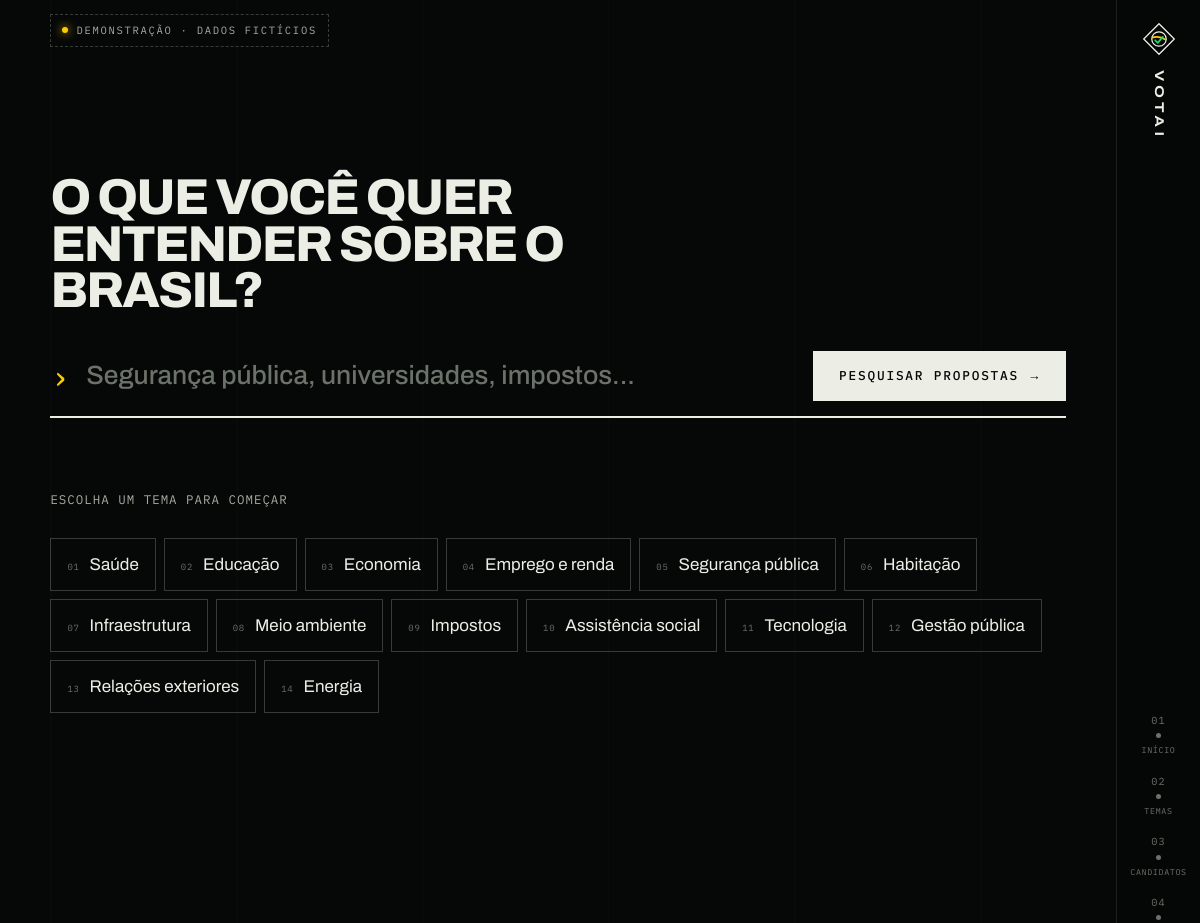
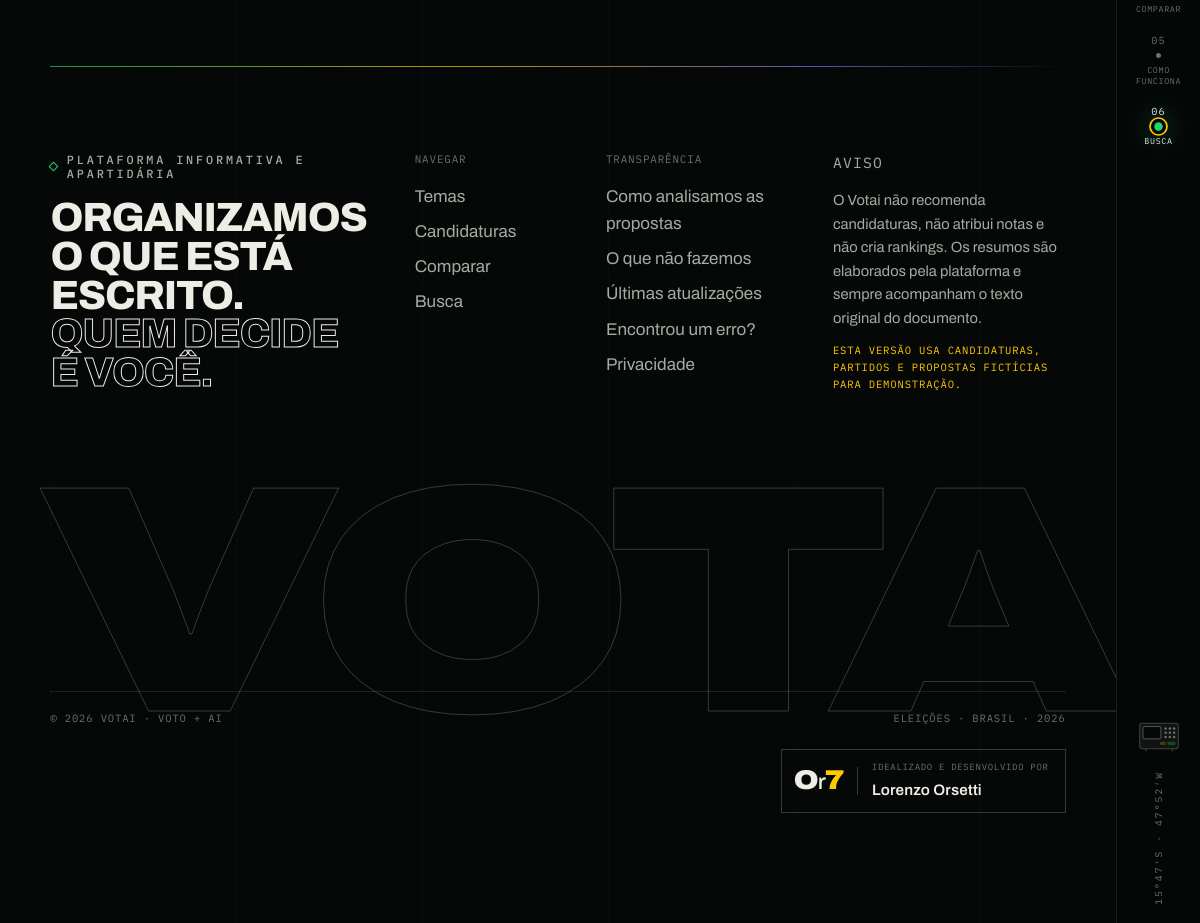
The page /busca.php on the database its author committed (2 pictures, top to bottom).
### tables this page shows
CREATE TABLE categorias (
  id              INT UNSIGNED AUTO_INCREMENT PRIMARY KEY,
  slug            VARCHAR(80)  NOT NULL,
  nome            VARCHAR(120) NOT NULL,
  descricao       TEXT NULL,
  palavras_chave  TEXT NULL,
  ordem           SMALLINT UNSIGNED NOT NULL DEFAULT 0,
  ativo           TINYINT(1) NOT NULL DEFAULT 1,
  UNIQUE KEY uq_categorias_slug (slug),
  KEY idx_categorias_ordem (ativo, ordem)
);

### includes/database.php (called while the page is built, shortened)
<?php
function db(): PDO
{
    static $pdo = null;
    if ($pdo instanceof PDO) {
        return $pdo;
    }
    $dsn = sprintf('mysql:host=%s;port=%s;dbname=%s;charset=utf8mb4', DB_HOST, DB_PORT, DB_NAME);
    try {
        $pdo = new PDO($dsn, DB_USER, DB_PASS, [
            PDO::ATTR_ERRMODE            => PDO::ERRMODE_EXCEPTION,
            PDO::ATTR_DEFAULT_FETCH_MODE => PDO::FETCH_ASSOC,
            PDO::ATTR_EMULATE_PREPARES   => false,
            PDO::ATTR_STRINGIFY_FETCHES  => false,
        ]);
    } catch (PDOException $e) {
        http_response_code(503);
        error_log('[votai] Falha na conexão: ' . $e->getMessage());
        $msg = APP_DEBUG ? htmlspecialchars($e->getMessage()) : 'Verifique as credenciais em includes/config.php e se o banco foi importado (database/database.sql).';
        exit('<!doctype html><meta charset="utf-8"><title>Banco indisponível</title>'
            . '<body style="background:#060807;color:#ECEFE7;font:16px/1.5 system-ui;padding:10vh 8vw">'
            . '<p style="font:12px monospace;letter-spacing:.2em;color:#FFCB00">ERRO 503 · BANCO DE DADOS</p>'
            . '<h1 style="font-size:40px;margin:.2em 0">Não foi possível conectar ao banco.</h1><p>' . $msg . '</p></body>');
    }
    return $pdo;
}

### includes/repositorio.php (called while the page is built, shortened)
<?php
require_once __DIR__ . '/funcoes.php';
function categorias_com_contagem(): array
{
    $sql = "SELECT cat.id, cat.slug, cat.nome, cat.descricao, cat.ordem,
                   COUNT(p.id) AS total_propostas,
                   COUNT(DISTINCT p.candidato_id) AS total_candidatos,
                   (SELECT COUNT(*) FROM subcategorias s WHERE s.categoria_id = cat.id) AS total_sub
            FROM categorias cat
            LEFT JOIN (propostas p JOIN candidatos c ON c.id = p.candidato_id AND c.ativo = 1
                       JOIN eleicoes e ON e.id = c.eleicao_id AND e.ativa = 1)
                   ON p.categoria_id = cat.id AND p.status = :st
            WHERE cat.ativo = 1
            GROUP BY cat.id
            ORDER BY cat.ordem, cat.nome";
    $st = db()->prepare($sql);
    $st->execute(['st' => STATUS_PUBLICO]);
    return $st->fetchAll();
}
function demo_ativo(): bool
{
    static $v = null;
    if ($v !== null) return $v;
    return $v = (bool) db()->query('SELECT COUNT(*) FROM candidatos WHERE demonstracao = 1 AND ativo = 1')->fetchColumn();
}

### includes/funcoes.php (called while the page is built, shortened)
<?php
require_once __DIR__ . '/database.php';
function h(?string $v): string
{
    return htmlspecialchars((string) $v, ENT_QUOTES | ENT_SUBSTITUTE, 'UTF-8');
}
function url(string $path = '', array $query = []): string
{
    $u = BASE_URL . '/' . ltrim($path, '/');
    $query = array_filter($query, static fn($v) => $v !== null && $v !== '' && $v !== []);
    if ($query) {
        $u .= '?' . http_build_query($query);
    }
    return $u;
}
function urls_amigaveis(): bool
{
    static $v = null;
    if ($v !== null) return $v;
    return $v = false;
}
function link_pagina(string $nome, array $query = []): string
{
    return urls_amigaveis() ? url($nome, $query) : url($nome . '.php', $query);
}
function link_tema(string $tema, ?string $sub = null): string
{
    return url('tema.php', ['t' => $tema, 'sub' => $sub]);
}
function pad2(int $n): string
{
    return str_pad((string) $n, 2, '0', STR_PAD_LEFT);
}
function get_texto(string $k, int $max = 200): string
{
    $v = $_GET[$k] ?? '';
    return is_string($v) ? mb_substr($v, 0, $max) : '';
}

### busca.php (the view, shortened to what this page needs)
<?php
$q = trim(get_texto('q', 120));
$q = mb_substr($q, 0, 120);
$temasSug  = array_slice(categorias_com_contagem(), 0, 14);
require __DIR__ . '/includes/header.php';
?>
<main class="page" id="conteudo">
  <header class="topo-pagina topo-busca wrap">
    <form class="busca-home__form" action="<?= h(link_pagina('busca')) ?>" method="get" role="search">
      <label class="topo-busca__label display display--m" for="q-pag">O que você quer entender sobre o Brasil?</label>
      <div class="campo">
        <span class="campo__prompt mono" aria-hidden="true">›</span>
        <input id="q-pag" name="q" type="search" value="<?= h($q) ?>" autocomplete="off" maxlength="120" placeholder="Segurança pública, universidades, impostos..." data-sugestoes="sugestoes-pag" <?= $q === '' ? 'autofocus' : '' ?>>
        <button class="btn-solid campo__btn" type="submit">Pesquisar propostas <span aria-hidden="true">→</span></button>
      </div>
    </form>
  </header>
  <section class="resultados wrap" aria-live="polite">
    <?php if ($q === ''): ?>
      <p class="mono resultados__cont">Escolha um tema para começar</p>
      <div class="chips-temas">
        <?php foreach ($temasSug as $i => $t): ?>
          <a href="<?= h(link_tema($t['slug'])) ?>"><span class="mono"><?= pad2($i + 1) ?></span><?= h($t['nome']) ?></a>
        <?php endforeach; ?>
      </div>
    <?php endif; ?>
  </section>
</main>
<?php require __DIR__ . '/includes/footer.php'; ?>

### assets/css/base.css (style rules this page uses)
:root, [data-theme="dark"] { --fundo: #060807; --fundo-2: #0a0d0b; --fundo-3: #111512; --tinta: #eceee6; --tinta-2: #a4aca1; --tinta-3: #6a7269; --linha: rgba(236, 238, 230, 0.1); --linha-2: rgba(236, 238, 230, 0.22); --verde: #009440; --verde-luz: #22d470; --verde-fundo: #03301a; --amarelo: #ffcb00; --amarelo-luz: #ffe16a; --indigo: #302681; --indigo-luz: #8173ff; --acento: var(--amarelo); --acento-2: var(--verde-luz); --sobre-acento: #0b0b05; --marca-texto: rgba(255, 203, 0, 0.2); --superficie: rgba(236, 238, 230, 0.028); --superficie-2: rgba(236, 238, 230, 0.06); --grade: rgba(236, 238, 230, 0.028); --papel: #efece0; --papel-tinta: #151812; --lcd: #0c140f; --lcd-tinta: #3ee88a; --urna-corpo: #101412; --urna-tecla: #1b201d; --urna-tecla-tinta: #f2f3ee; --sombra: 0 40px 90px -30px rgba(0, 0, 0, 0.85); --brilho: 1; color-scheme: dark; }
:root { --rail: 84px; --g: clamp(18px, 4.2vw, 72px); --secao: clamp(96px, 13vw, 210px); --f-display: "Archivo", "Arial Narrow", "Helvetica Neue", Arial, sans-serif; --f-texto: "Archivo", system-ui, -apple-system, "Segoe UI", Roboto, sans-serif; --f-mono: "Plex Mono", ui-monospace, "SFMono-Regular", Menlo, Consolas, monospace; --ease: cubic-bezier(0.2, 0.7, 0.1, 1); --ease-2: cubic-bezier(0.65, 0, 0.35, 1); }
*, *::before, *::after { box-sizing: border-box; }
html { -webkit-text-size-adjust: 100%; text-size-adjust: 100%; scroll-behavior: smooth; }
body { margin: 0; min-height: 100vh; background: var(--fundo); color: var(--tinta); font: 400 17px/1.6 var(--f-texto); font-stretch: 100%; -webkit-font-smoothing: antialiased; text-rendering: optimizeLegibility; overflow-x: hidden; transition: background-color 0.5s var(--ease), color 0.5s var(--ease); }
a { color: inherit; text-decoration: none; }
button, input, select, textarea { font: inherit; color: inherit; }
button { cursor: pointer; background: none; border: 0; padding: 0; }
h1, h2, h3, h4, p, ul, ol, dl, dd, figure, blockquote { margin: 0; }
body::before { content: ""; position: fixed; inset: 0 var(--rail) 0 0; pointer-events: none; z-index: -1; background-image: linear-gradient(90deg, var(--grade) 1px, transparent 1px); background-size: calc((100vw - var(--rail)) / 6) 100%; background-position: var(--g) 0; }
.mono { font-family: var(--f-mono); font-size: 0.78rem; letter-spacing: 0.08em; text-transform: uppercase; }
.display { font-family: var(--f-display); font-weight: 800; font-stretch: 100%; text-transform: uppercase; line-height: 0.86; letter-spacing: -0.035em; }
.display--m { font-size: clamp(1.9rem, 4.2vw, 4.2rem); line-height: 0.92; }
.page { position: relative; }
@media (min-width: 1024px) { body { padding-right: var(--rail); } }
.wrap { padding-inline: var(--g); }
.btn-solid { display: inline-flex; align-items: center; justify-content: center; gap: 0.9em; font: 500 0.8rem/1 var(--f-mono); letter-spacing: 0.14em; text-transform: uppercase; padding: 1.15rem 1.6rem; background: var(--tinta); color: var(--fundo); position: relative; overflow: hidden; isolation: isolate; transition: color 0.35s; }
.btn-solid::before { content: ""; position: absolute; inset: 0; z-index: -1; background: var(--amarelo); transform: scaleX(0); transform-origin: left; transition: transform 0.45s var(--ease); }

### assets/css/paginas.css (style rules this page uses)
.campo { display: flex; align-items: center; gap: 14px; border-bottom: 2px solid var(--tinta); padding-bottom: 12px; transition: border-color 0.3s; }
.campo__prompt { font-size: 2rem; color: var(--amarelo); line-height: 1; }
.campo input { flex: 1; min-width: 0; background: none; border: 0; outline: 0; padding: 12px 0; font: 500 clamp(1.15rem, 2.2vw, 2rem)/1.2 var(--f-texto); }
.campo input::placeholder { color: var(--tinta-3); }
.topo-pagina { position: relative; padding-top: clamp(110px, 16vh, 190px); padding-bottom: clamp(48px, 6vw, 90px); }
.topo-busca__label { display: block; margin: 20px 0 34px; max-width: 18ch; }
.resultados { padding-bottom: var(--secao); }
.resultados__cont { display: flex; flex-wrap: wrap; align-items: baseline; gap: 16px; margin-bottom: 28px; color: var(--tinta-2); }
.chips-temas { display: flex; flex-wrap: wrap; gap: 8px; }
.chips-temas a { display: inline-flex; align-items: baseline; gap: 10px; padding: 12px 16px; border: 1px solid var(--linha-2); transition: border-color 0.2s, background 0.2s; }
.chips-temas a .mono { font-size: 0.56rem; color: var(--tinta-3); }

### rows shown on the page
categorias: i "01", nome "Saúde"
categorias: i "02", nome "Educação"
categorias: i "03", nome "Economia"
categorias: i "04", nome "Emprego e renda"
categorias: i "05", nome "Segurança pública"
categorias: i "06", nome "Habitação"
categorias: i "07", nome "Infraestrutura"
categorias: i "08", nome "Meio ambiente"
categorias: i "09", nome "Impostos"
categorias: i "10", nome "Assistência social"
categorias: i "11", nome "Tecnologia"
categorias: i "12", nome "Gestão pública"
categorias: i "13", nome "Relações exteriores"
categorias: i "14", nome "Energia"

### other values the page prints
mb_strtoupper(SITE_NAME) "VOTAI"
pad2($i + 1) "01"
$m['curto'] "INÍCIO"
pad2($i + 1) "02"
$m['curto'] "TEMAS"
pad2($i + 1) "03"
$m['curto'] "CANDIDATOS"
pad2($i + 1) "04"
$m['curto'] "COMPARAR"
pad2($i + 1) "05"
$m['curto'] "COMO FUNCIONA"
pad2($i + 1) "06"
$m['curto'] "BUSCA"
SITE_NAME "Votai"
SITE_NAME "VOTAI"
